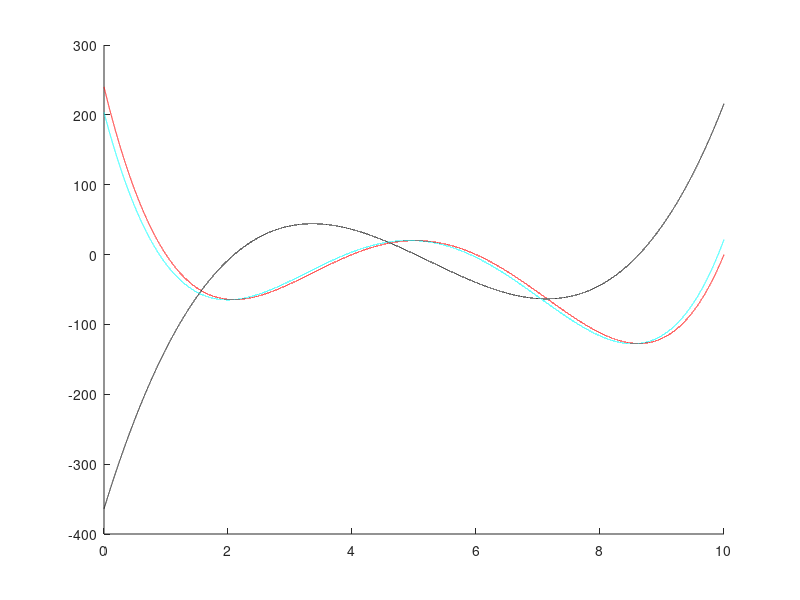
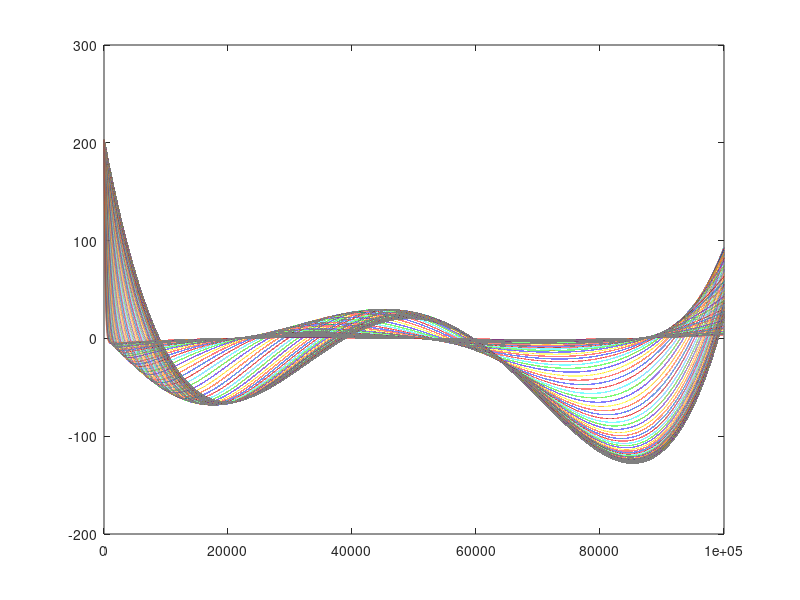
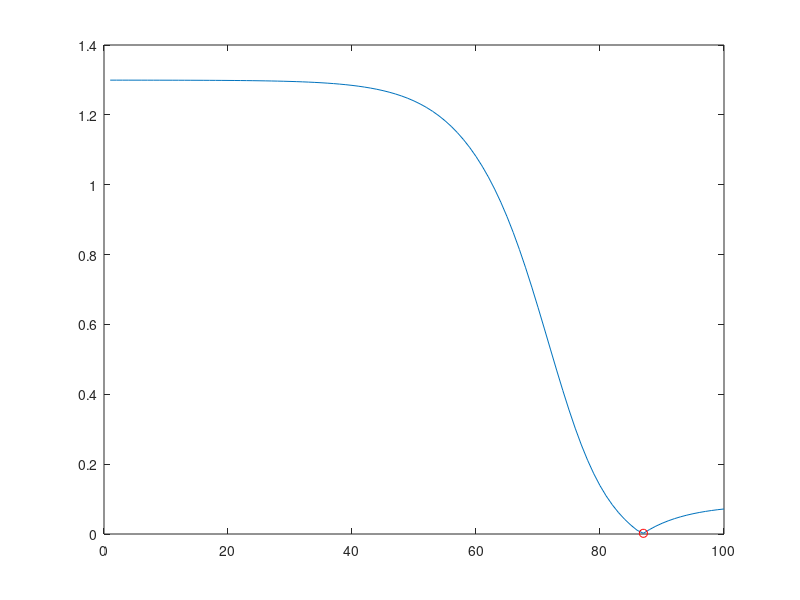
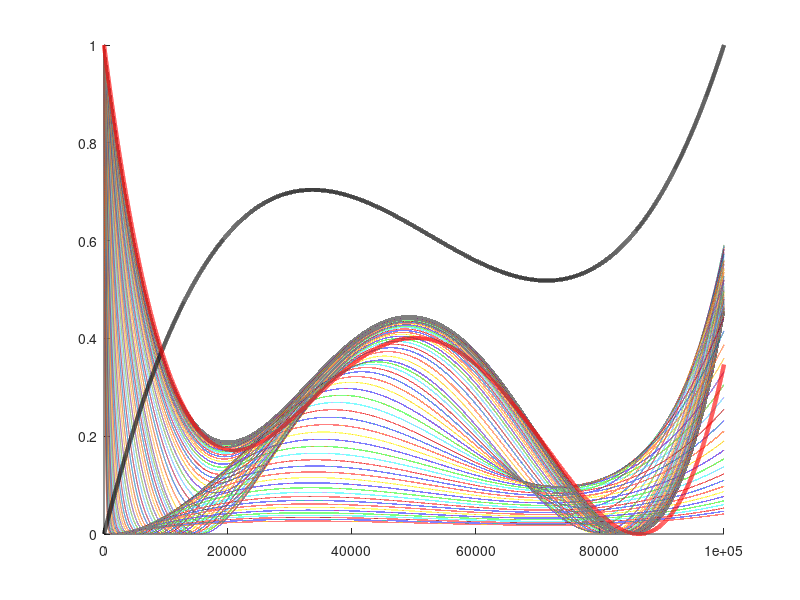

MATLAB code for these plots, in order:
dt = 0.0001;
T = 10;
t = 0:dt:(T-dt);
fs = 1/dt;

% calculate cost after ts
ts = 2;

% Use 5th order poly
l = poly([1 10 4 6]);
dl = polyder(l);
alpha = 0.1
sig = polyval(l,t) + alpha*polyval(dl,t);

figure; hold all;
  plot(t,polyval(l,t),'r');
  plot(t,polyval(dl,t),'k');
  plot(t,sig,'c');

N = 100;
fc = logspace(-5,1,N);
filtsig = zeros(numel(t),N);
score = zeros(N,1);
for i=1:numel(fc)
  [b,a] = butter(1,2*fc(i)/fs,'high');
  %filtsig(:,i) = filter(b,a,sig);
  filtsig(:,i) = filter(b,a,sig);
  score(i) = rms(normalize(polyval(dl,t(t>ts)),'zscore')' ...
                  - normalize(filtsig(find(t>ts),i),'zscore'));
end

figure;
  plot(filtsig);

figure;
  plot(score); hold all;
  [vq,iq] = min(score);
  plot(iq,score(iq),'or');

figure; hold all;
  plot(normalize(filtsig,'range'));
  plot(normalize(polyval(dl,t),'range'),'k','LineWidth',3);
  plot(normalize(polyval(l,t),'range'),'r','LineWidth',3);

figure; hold all;
  plot(normalize(polyval(dl,t),'zscore'));
  plot(normalize(filtsig(:,iq),'zscore'));
  ylabel('zscore');
  xlabel('time (s)');
  legend('dl','dl-est');

  hold off;

